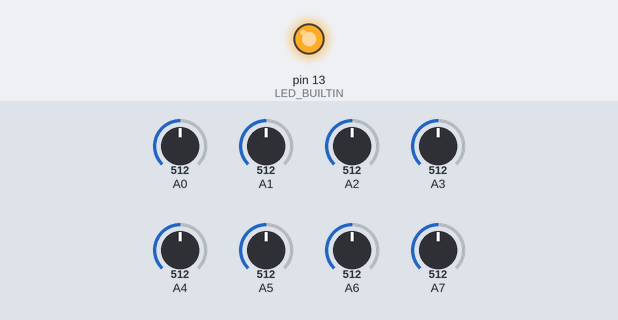
The sketch below on a simulated Arduino Nano, built with avr-gcc and run on an emulated ATmega328P. Shown: output pins drawn as LEDs (lit = HIGH). Inputs (shaded band) come from the test bench; at power-on: A0 = 512, A1 = 512, A2 = 512, A3 = 512, A4 = 512, A5 = 512, A6 = 512, A7 = 512. What the sketch prints to the serial monitor is not drawn.

Above: at 0.6 s.
At 4.3 s:
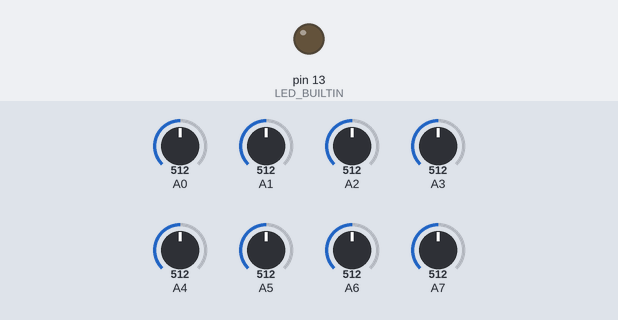
Timing chart, 0 to 5.8 s (numbered marks = the images above):
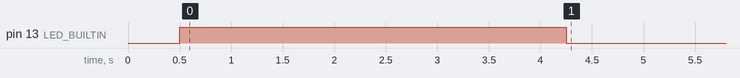

The sketch:

main.ino
```cpp
#include <QTRSensors.h>

QTRSensors qtr;

const uint8_t SensorCount = 8;
uint16_t sensorValues[SensorCount];

void setup()
{
  qtr.setTypeAnalog();
  qtr.setSensorPins((const uint8_t[]){A0, A1, A2, A3, A4, A5, A6, A7}, SensorCount);
  qtr.setEmitterPin(2);

  delay(500);
  pinMode(LED_BUILTIN, OUTPUT);
  digitalWrite(LED_BUILTIN, HIGH);

  for (uint16_t i = 0; i < 150; i++)
  {
    qtr.calibrate();
  }
  digitalWrite(LED_BUILTIN, LOW);

  Serial.begin(115200);

}

void loop()
{
  uint16_t position = qtr.readLineBlack(sensorValues);

 for (uint8_t i = 0; i < SensorCount; i++)
  {
    Serial.print(sensorValues[i]);
    Serial.print(',');
  }
  Serial.println(position);
}
```
